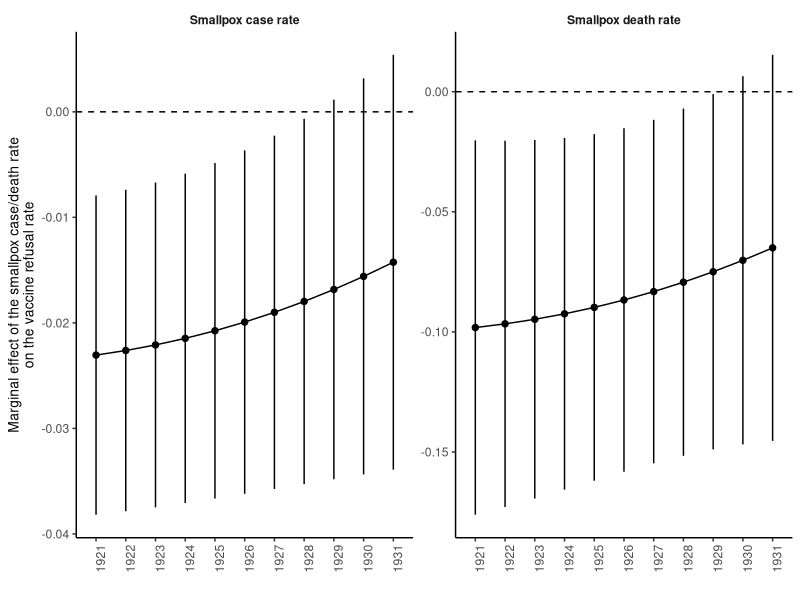

R code for this plot: (Note: this script raises an error after producing the figure.)
# Creates Figure 6

# Non-linear marginal effects, wards only, case rate and death rate,
# starting from 1921. 

rm(list = ls())
library(readxl) # For reading in data from Excel
library(ggplot2)
library(dplyr)

yrs <- 1:11
yrs_text <- yrs + 1920

# Read in fractional regression results
all_results <- read_excel(path = "2024-Cite-Malade-Smallpox/Results_DR_CR_fracreg_COV_1314_1921.xlsx")

# Use factor levels and labels to set up experience variable ordering and display labels
Exp_var <- unique(all_results$Experience_variable)
all_results <- filter(all_results, Time_varying == T)
all_results <- subset(all_results, Model == "fracreg_1314")
all_results$Experience_variable <- factor(all_results$Experience_variable, 
                                          levels = Exp_var,
                                          labels = gsub(pattern = "_", replacement = " ", x = Exp_var))
all_results$Deaths_cases <- factor(all_results$Deaths_cases, levels = c("cases","Deaths"),
                                 labels = c("Smallpox case rate","Smallpox death rate"))

# Construct Fig 6
fig_6_1314_COV_RHS <- ggplot(filter(all_results, Time_varying == T)) + 
  geom_hline(yintercept = 0, linetype = 2) +
  geom_line(aes(x = Year, y = Marginal_effect)) + 
  geom_pointrange(aes(x = Year, y = Marginal_effect, 
                      ymin = LCI_marginal_effect, ymax = UCI_marginal_effect), 
                  size = 0.3,
                  position = position_dodge(width = 0.3)) + 
  scale_x_continuous(name = "", breaks = yrs_text) + 
  scale_y_continuous(name = "Marginal effect of the smallpox case/death rate\non the vaccine refusal rate") +
  facet_wrap( ~  Deaths_cases, scales = "free_y") + 
  theme_classic() + 
  theme(axis.text.x = element_text(angle = 90)) +
  theme(strip.background = element_blank(), 
        axis.title.y = element_text(size = 10) ,
        strip.text = element_text(face = "bold"),
        legend.position = "none",
        legend.box.margin = unit(c(0,0,0,0), "cm")) # top, right, bottom, left
fig_6_1314_COV_RHS

ggsave(filename = paste0("Figure_6.pdf"), plot = fig_6_1314_COV_RHS, path = "2024-Cite-Malade-Smallpox/Smallpox_Figs", width = 18, height = 8.5, units = "cm")
ggsave(filename = paste0("Figure_6.png"), plot = fig_6_1314_COV_RHS, path = "2024-Cite-Malade-Smallpox/Smallpox_Figs", width = 18, height = 8.5, units = "cm")
ggsave(filename = paste0("Figure_6.eps"), plot = fig_6_1314_COV_RHS, path = "2024-Cite-Malade-Smallpox/Smallpox_Figs", width = 18, height = 8.5, units = "cm")
